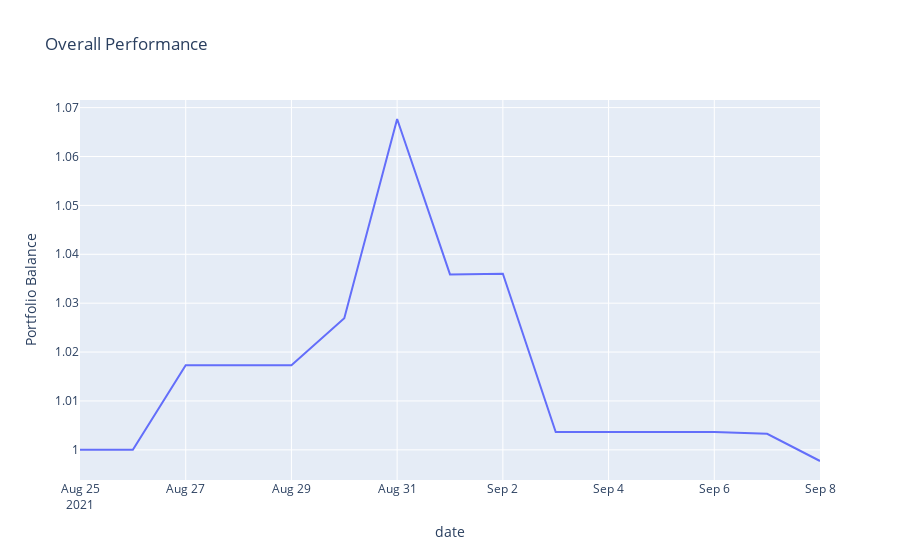

Notebook code cell kept with this figure:
### Markdown cell above
## Overall Performance
With the above stocks

### Code cell
# Getting the overall performance for all stocks
portfolio = stock_df.apply(lambda x: x/len(tickers)).sum(axis=1)

# Visualizing the overall portfolio
px.line(portfolio,
        x=portfolio.index,
        y=portfolio,
        title='Overall Performance',
        labels={"y": "Portfolio Balance"})

### Figure 1 — Plotly figure (JSON) as saved in the notebook; plotly's stock layout.template omitted (floating-point values rounded to 4 significant figures)
{"data": [{"hovertemplate": "date=%{x}<br>Portfolio Balance=%{y}<extra></extra>", "legendgroup": "", "line": {"color": "#636efa", "dash": "solid"}, "mode": "lines", "name": "", "orientation": "v", "showlegend": false, "type": "scatter", "x": ["2021-08-25T00:00:00", "2021-08-26T00:00:00", "2021-08-27T00:00:00", "2021-08-28T00:00:00", "2021-08-29T00:00:00", "2021-08-30T00:00:00", "2021-08-31T00:00:00", "2021-09-01T00:00:00", "2021-09-02T00:00:00", "2021-09-03T00:00:00", "2021-09-04T00:00:00", "2021-09-05T00:00:00", "2021-09-06T00:00:00", "2021-09-07T00:00:00", "2021-09-08T00:00:00"], "xaxis": "x", "y": [1, 1, 1.017, 1.017, 1.017, 1.027, 1.068, 1.036, 1.036, 1.004, 1.004, 1.004, 1.004, 1.003, 0.9977], "yaxis": "y"}], "layout": {"autosize": true, "legend": {"tracegroupgap": 0}, "title": {"text": "Overall Performance"}, "xaxis": {"anchor": "y", "autorange": true, "domain": [0, 1], "range": ["2021-08-25", "2021-09-08"], "title": {"text": "date"}, "type": "date"}, "yaxis": {"anchor": "x", "autorange": true, "domain": [0, 1], "range": [0.9938, 1.072], "title": {"text": "Portfolio Balance"}, "type": "linear"}}}
